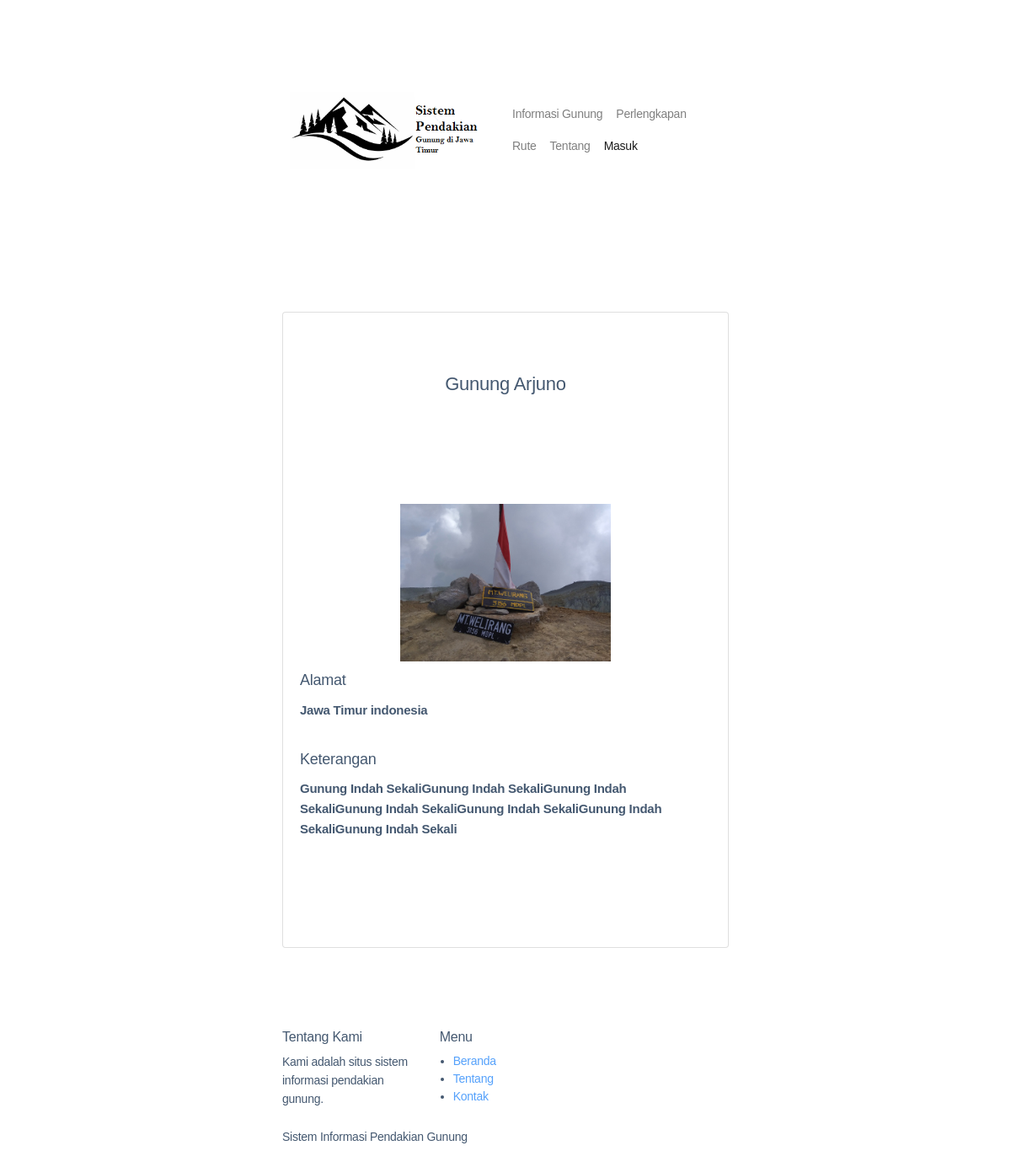
The app's page /home/d_wisata/16 with its own data.
### tables this page shows
CREATE TABLE `tb_wisata` (
  `id_wisata` int(11) NOT NULL,
  `nama_wisata` varchar(100) NOT NULL,
  `alamat` varchar(100) NOT NULL,
  `ket_singkat` longtext NOT NULL,
  `ket_lengkap` longtext NOT NULL,
  `gambar` varchar(280) NOT NULL,
  `kategori` varchar(100) NOT NULL,
  `created` datetime NOT NULL DEFAULT current_timestamp(),
  `modified` datetime NOT NULL DEFAULT current_timestamp()
);

### application/controllers/Home.php (called while the page is built, shortened)
<?php
class Home extends CI_Controller
{
    public function __construct()
    {
        $this->load->model('Wisata_M');
        $this->load->model('Perlengkapan_M');
        $this->load->model('Rute_M');
        $this->load->model('Krisar_M');
    }
    public function d_wisata($id)
    {
        $data['detail'] = $this->db->get_where('tb_wisata', ['id_wisata' => $id])->row_array();
        $this->load->view('core/header');
        $this->load->view('home/detail_wisata', $data);
        $this->load->view('core/footer');
    }
}

### index.php (called while the page is built, shortened)
<?php
require_once BASEPATH.'core/CodeIgniter.php';

### application/views/home/detail_wisata.php (the view, shortened to what this page needs)
<section class="home_gallery_area p_120">
    <div class="container" align="center">
        <div class="row  ">
            <div class="col-md-12">
                <div class="card card-primary ">
                    <h2 class="text-center mt-4"><?= $detail['nama_wisata']; ?></h2>
                    <form role="form" action="<?= base_url('home/save_krisar'); ?>" method="POST" enctype="multipart/form-data">
                        <div class="card-body mb-4">
                            <div class="row">
                                <div class="container" align="center">
                                    <div class="gallery_f_inner row imageGallery1">
                                        <div class="col-lg-12 col-md-12">
                                            <div class="h_gallery_item">
                                                <img src="<?= base_url('asset/images/gunung/' . $detail['gambar']) ?>" width="250">
                                            </div>
                                        </div>
                                        <div class="col-lg-12 col-md-12 " align="left">
                                            <h3>Alamat</h3>
                                            <p style="font-weight: bold;font-size: 15px;text-align: left;"><?= $detail['alamat']; ?></p>
                                        </div>
                                        <div class="col-lg-12 col-md-12 " align="left">
                                            <h3>Keterangan</h3>
                                            <p style="font-weight: bold;font-size: 15px;text-align: left"><?= $detail['ket_lengkap']; ?></p>
                                        </div>
                                    </div>
                                </div>
                            </div>
                        </div>
                    </form>
                </div>
            </div>
        </div>
    </div>
</section>

### records on screen
tb_wisata: nama_wisata "Gunung Arjuno", gambar (picture), alamat "Jawa Timur indonesia", ket_lengkap "Gunung Indah SekaliGunung Indah SekaliGunung Indah SekaliGunung Indah SekaliGunung Indah SekaliGunung Indah SekaliGunung Indah Sekali"
